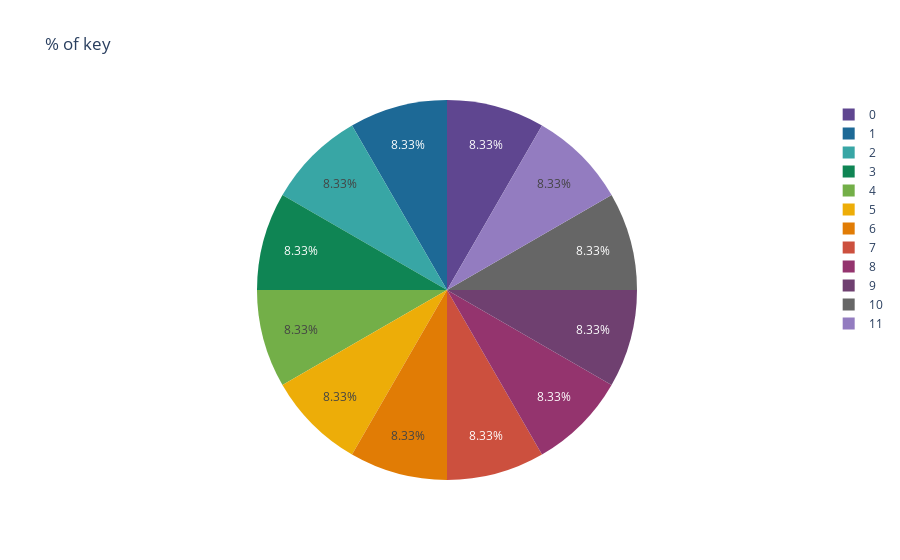

Here is the notebook cell this chart was saved with:
### Markdown cell above
### Impact of key signature on genres

### Code cell
kdf = pd.DataFrame({"key":keys , "count" : df.groupby("key")["key"].count().count()})
fig = px.pie(kdf,values='count', names='key', title='% of key' ,color_discrete_sequence = px.colors.qualitative.Prism)
fig.show()

### Figure 1 — Plotly figure (JSON) as saved in the notebook; plotly's stock layout.template omitted (floating-point values rounded to 4 significant figures)
{"data": [{"domain": {"x": [0, 1], "y": [0, 1]}, "hovertemplate": "key=%{label}<br>count=%{value}<extra></extra>", "labels": [0, 1, 2, 3, 4, 5, 6, 7, 8, 9, 10, 11], "legendgroup": "", "name": "", "showlegend": true, "type": "pie", "values": [12, 12, 12, 12, 12, 12, 12, 12, 12, 12, 12, 12]}], "layout": {"legend": {"tracegroupgap": 0}, "piecolorway": ["rgb(95, 70, 144)", "rgb(29, 105, 150)", "rgb(56, 166, 165)", "rgb(15, 133, 84)", "rgb(115, 175, 72)", "rgb(237, 173, 8)", "rgb(225, 124, 5)", "rgb(204, 80, 62)", "rgb(148, 52, 110)", "rgb(111, 64, 112)", "rgb(102, 102, 102)"], "title": {"text": "% of key"}}}
